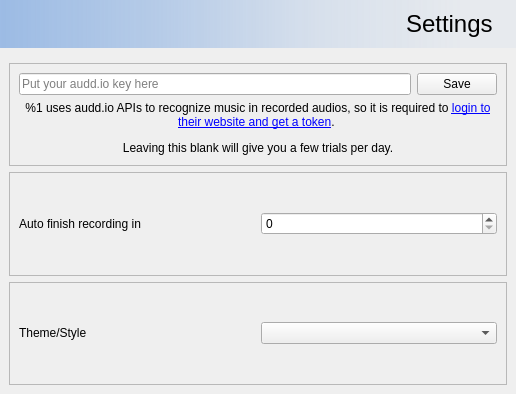
<?xml version="1.0" encoding="UTF-8"?>
<ui version="4.0">
 <class>SettingsWidget</class>
 <widget class="QWidget" name="SettingsWidget">
  <property name="geometry">
   <rect>
    <x>0</x>
    <y>0</y>
    <width>516</width>
    <height>394</height>
   </rect>
  </property>
  <property name="windowTitle">
   <string>Form</string>
  </property>
  <layout class="QVBoxLayout" name="verticalLayout_2">
   <property name="leftMargin">
    <number>0</number>
   </property>
   <property name="topMargin">
    <number>0</number>
   </property>
   <property name="rightMargin">
    <number>0</number>
   </property>
   <property name="bottomMargin">
    <number>0</number>
   </property>
   <item>
    <widget class="QWidget" name="headerWidget" native="true">
     <property name="sizePolicy">
      <sizepolicy hsizetype="Preferred" vsizetype="Maximum">
       <horstretch>0</horstretch>
       <verstretch>0</verstretch>
      </sizepolicy>
     </property>
     <property name="styleSheet">
      <string notr="true">background-color: qlineargradient(spread:reflect, x1:0, y1:1, x2:1, y2:1, stop:0 rgba(63, 129, 216, 120), stop:0.328358 rgba(63, 129, 216, 80), stop:0.61194 rgba(63, 129, 216, 35), stop:0.895522 rgba(63, 129, 216, 12));
</string>
     </property>
     <layout class="QHBoxLayout" name="horizontalLayout_2">
      <item>
       <widget class="QLabel" name="label_2">
        <property name="styleSheet">
         <string notr="true">background:transparent;
padding: 8px 0px 8px 8px;</string>
        </property>
        <property name="text">
         <string/>
        </property>
        <property name="pixmap">
         <pixmap resource="icons.qrc">:/icons/app/icon-64.png</pixmap>
        </property>
       </widget>
      </item>
      <item>
       <widget class="QLabel" name="label">
        <property name="sizePolicy">
         <sizepolicy hsizetype="Maximum" vsizetype="Preferred">
          <horstretch>0</horstretch>
          <verstretch>0</verstretch>
         </sizepolicy>
        </property>
        <property name="font">
         <font>
          <pointsize>18</pointsize>
         </font>
        </property>
        <property name="styleSheet">
         <string notr="true">padding: 0px 8px 0px 8px;
background:transparent;</string>
        </property>
        <property name="text">
         <string>Settings</string>
        </property>
       </widget>
      </item>
     </layout>
    </widget>
   </item>
   <item>
    <widget class="QWidget" name="mainWidget" native="true">
     <property name="sizePolicy">
      <sizepolicy hsizetype="Preferred" vsizetype="Minimum">
       <horstretch>0</horstretch>
       <verstretch>0</verstretch>
      </sizepolicy>
     </property>
     <layout class="QVBoxLayout" name="verticalLayout_3">
      <property name="leftMargin">
       <number>9</number>
      </property>
      <property name="topMargin">
       <number>9</number>
      </property>
      <property name="rightMargin">
       <number>9</number>
      </property>
      <property name="bottomMargin">
       <number>9</number>
      </property>
      <item>
       <widget class="QFrame" name="keyFrame">
        <property name="frameShape">
         <enum>QFrame::StyledPanel</enum>
        </property>
        <layout class="QVBoxLayout" name="verticalLayout">
         <property name="leftMargin">
          <number>9</number>
         </property>
         <property name="topMargin">
          <number>9</number>
         </property>
         <property name="rightMargin">
          <number>9</number>
         </property>
         <property name="bottomMargin">
          <number>9</number>
         </property>
         <item>
          <widget class="QWidget" name="verticalWidget" native="true">
           <property name="sizePolicy">
            <sizepolicy hsizetype="Preferred" vsizetype="Maximum">
             <horstretch>0</horstretch>
             <verstretch>0</verstretch>
            </sizepolicy>
           </property>
           <layout class="QHBoxLayout" name="horizontalLayout">
            <property name="leftMargin">
             <number>0</number>
            </property>
            <property name="topMargin">
             <number>0</number>
            </property>
            <property name="rightMargin">
             <number>0</number>
            </property>
            <property name="bottomMargin">
             <number>0</number>
            </property>
            <item>
             <widget class="QLineEdit" name="keyLineEdit">
              <property name="placeholderText">
               <string>Put your audd.io key here</string>
              </property>
             </widget>
            </item>
            <item>
             <widget class="QPushButton" name="saveKeys">
              <property name="text">
               <string>Save</string>
              </property>
             </widget>
            </item>
           </layout>
          </widget>
         </item>
         <item>
          <widget class="QLabel" name="infoLabel">
           <property name="sizePolicy">
            <sizepolicy hsizetype="Preferred" vsizetype="Minimum">
             <horstretch>0</horstretch>
             <verstretch>0</verstretch>
            </sizepolicy>
           </property>
           <property name="text">
            <string>&lt;html&gt;&lt;head/&gt;&lt;body&gt;&lt;p&gt;%1 uses audd.io APIs to recognize music in recorded audios, so it is required to &lt;a href=&quot;https://dashboard.audd.io/&quot;&gt;&lt;span style=&quot; text-decoration: underline; color:#0000ff;&quot;&gt;login to their website and get a token&lt;/span&gt;&lt;/a&gt;. &lt;/p&gt;&lt;p&gt;Leaving this blank will give you a few trials per day.&lt;/p&gt;&lt;/body&gt;&lt;/html&gt;</string>
           </property>
           <property name="alignment">
            <set>Qt::AlignCenter</set>
           </property>
           <property name="wordWrap">
            <bool>true</bool>
           </property>
          </widget>
         </item>
        </layout>
       </widget>
      </item>
      <item>
       <widget class="QFrame" name="keyFrame_3">
        <property name="frameShape">
         <enum>QFrame::StyledPanel</enum>
        </property>
        <layout class="QVBoxLayout" name="verticalLayout_5">
         <property name="leftMargin">
          <number>9</number>
         </property>
         <property name="topMargin">
          <number>9</number>
         </property>
         <property name="rightMargin">
          <number>9</number>
         </property>
         <property name="bottomMargin">
          <number>9</number>
         </property>
         <item>
          <layout class="QHBoxLayout" name="horizontalLayout_4">
           <item>
            <widget class="QLabel" name="label_4">
             <property name="text">
              <string>Auto finish recording in </string>
             </property>
            </widget>
           </item>
           <item>
            <widget class="QSpinBox" name="autoFinishDurationSpinBox">
             <property name="suffix">
              <string/>
             </property>
            </widget>
           </item>
          </layout>
         </item>
        </layout>
       </widget>
      </item>
      <item>
       <widget class="QFrame" name="keyFrame_2">
        <property name="frameShape">
         <enum>QFrame::StyledPanel</enum>
        </property>
        <layout class="QVBoxLayout" name="verticalLayout_4">
         <property name="leftMargin">
          <number>9</number>
         </property>
         <property name="topMargin">
          <number>9</number>
         </property>
         <property name="rightMargin">
          <number>9</number>
         </property>
         <property name="bottomMargin">
          <number>9</number>
         </property>
         <item>
          <layout class="QHBoxLayout" name="horizontalLayout_3">
           <item>
            <widget class="QLabel" name="label_3">
             <property name="text">
              <string>Theme/Style</string>
             </property>
            </widget>
           </item>
           <item>
            <widget class="QComboBox" name="themeCombo"/>
           </item>
          </layout>
         </item>
        </layout>
       </widget>
      </item>
     </layout>
    </widget>
   </item>
  </layout>
 </widget>
 <resources>
  <include location="icons.qrc"/>
 </resources>
 <connections/>
</ui>
